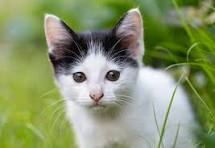
#> input picture CNN/cat.jpeg, 215 x 148 px
$ python program1.py
#> lines starting #> are read from the running program, lines starting #| are printed output that depends on the picture
import numpy as np
import cv2

# Load the image
image = cv2.imread('cat.jpeg')
#> image is the input picture: shape (148, 215, 3); mean B, G, R 107.3, 148.8, 136.1

def convert_to_grayscale(image):
    # Convert the image to grayscale
    greayimage = cv2.cvtColor(image,cv2.COLOR_BGR2GRAY)
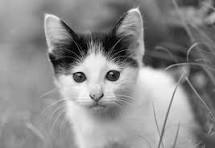
#> greayimage: shape (148, 215); min 0, max 254, mean 140.3
    cv2.imshow("Grayscale :",greayimage )

def resize_the_image(image):
    image_resized = cv2.resize(image,(100,100))
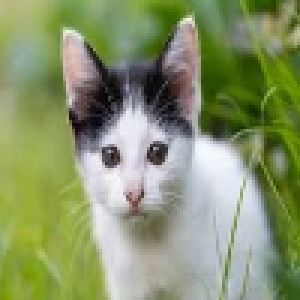
#> image_resized: shape (100, 100, 3) (shown 3 times larger); mean B, G, R 107.1, 148.7, 136
    cv2.imshow("Resized image",image_resized)

def sharpen_image(image):
    # Sharpening means enhance the edges
    # Sharpen the image kernal matrix
    kernal =np.array([
        [0,-1,0],
        [-1,5,-1],
        [0,1,0]
    ])
    image_sharpen = cv2.filter2D(image,-5,kernel=kernal)
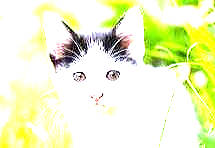
#> image_sharpen: shape (148, 215, 3); mean B, G, R 200.5, 244.5, 238.4
    cv2.imshow("Sharpen ",image_sharpen)

def emboss_image(image):
    # Kernal
    kernal = np.array([
        [-2,-1,0],
        [-1,1,1],
        [0,1,2]
    ])
    embossed_image = cv2.filter2D(image,-1,kernal)
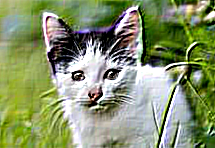
#> embossed_image: shape (148, 215, 3); mean B, G, R 107.9, 146.9, 134.5
    cv2.imshow("Embossed image",embossed_image)

def blur_image(image):
    kernal = np.array([
        [1,1,1],
        [1,1,1],
        [1,1,1]
    ])/9
    blur_image = cv2.filter2D(image,-1,kernal)
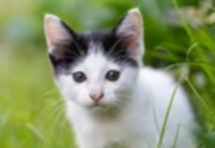
#> blur_image: shape (148, 215, 3); mean B, G, R 107.3, 148.8, 136.1
    cv2.imshow("Blured",blur_image)

def edge_detection(image):
    kernal = np.array([
        [-1,-1,-1],
        [-1,8,-1],
        [-1,-1,-1]
    ])
    edge_detected = cv2.filter2D(image,-1,kernal)
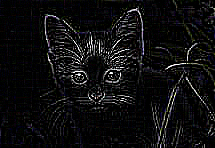
#> edge_detected: shape (148, 215, 3); mean B, G, R 15.3, 14.5, 14.6
    cv2.imshow("Edge Detected",edge_detected)
#Show the original image
cv2.imshow('Original Image', image)
convert_to_grayscale(image)
resize_the_image(image)
sharpen_image(image)
emboss_image(image)
blur_image(image=image)
edge_detection(image=image)
cv2.waitKey(0)
cv2.destroyAllWindows()
